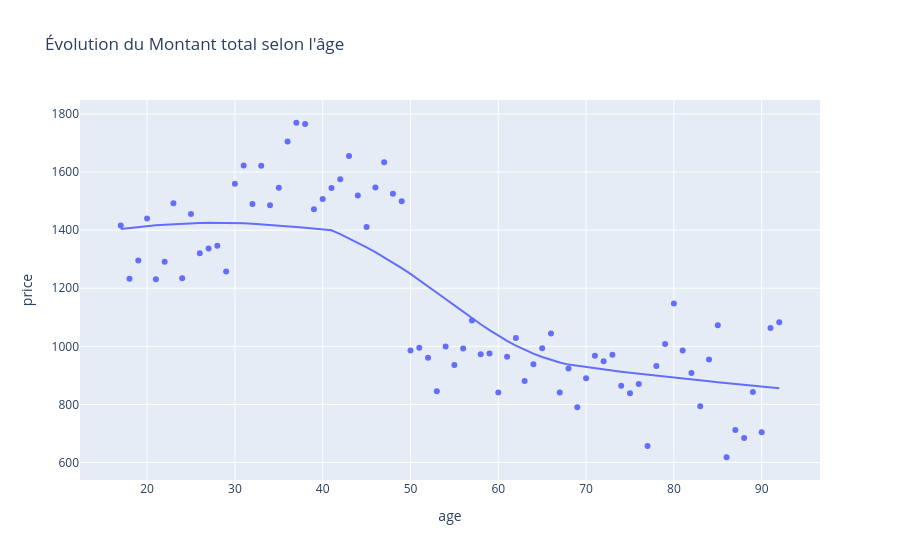

The cell this chart's notebook holds for it:
### Markdown cell above
On constate par le test D'AGOSTINO K² et l'histogramme que la distribution des valeurs age ne suivent pas une loi normale. P_value < 0.05

### Code cell
# Quanti - quanti
variables = ['price', 'session_id', 'panier_moyen']
titles = ['Montant Total', 'Fréquence d\'achat', 'Taille du Panier Moyen']
# Quanti - quanti
rho, p_value = stats.spearmanr(df_client['age'], df_client['price'])
print(f"--- Corrélation Âge vs montant total ---")
print(f"Coefficient de Spearman: {rho:.3f}")
print(f"P-value: {p_value:.3e}")

# Graphique rapide pour visualiser
fig = px.scatter(
    df_client.groupby('age')['price'].mean().reset_index(), 
        x='age', y='price', trendline="lowess",
        title=f"Évolution du Montant total selon l'âge")
fig.show()

### Figure 1 — Plotly figure (JSON) as saved in the notebook; plotly's stock layout.template omitted (floating-point values rounded to 4 significant figures)
{"data": [{"hovertemplate": "age=%{x}<br>price=%{y}<extra></extra>", "legendgroup": "", "marker": {"color": "#636efa", "symbol": "circle"}, "mode": "markers", "name": "", "orientation": "v", "showlegend": false, "type": "scatter", "x": [17, 18, 19, 20, 21, 22, 23, 24, 25, 26, 27, 28, 29, 30, 31, 32, 33, 34, 35, 36, 37, 38, 39, 40, 41, 42, 43, 44, 45, 46, 47, 48, 49, 50, 51, 52, 53, 54, 55, 56, 57, 58, 59, 60, 61, 62, 63, 64, 65, 66, 67, 68, 69, 70, 71, 72, 73, 74, 75, 76, 77, 78, 79, 80, 81, 82, 83, 84, 85, 86, 87, 88, 89, 90, 91, 92], "xaxis": "x", "y": [1416.0, 1232.0, 1296.0, 1440.0, 1231.0, 1291.0, 1492.0, 1234.0, 1456.0, 1321.0, 1337.0, 1346.0, 1258.0, 1560.0, 1623.0, 1490.0, 1622.0, 1486.0, 1546.0, 1705.0, 1770.0, 1765.0, 1472.0, 1507.0, 1546.0, 1575.0, 1655.0, 1519.0, 1410.0, 1547.0, 1634.0, 1525.0, 1500.0, 985.8, 995.0, 960.5, 845.5, 999.4, 935.4, 992.7, 1089.0, 972.8, 975.0, 840.8, 964.1, 1029.0, 880.9, 938.2, 993.8, 1044.0, 841.1, 924.0, 790.6, 889.9, 967.9, 948.5, 971.5, 864.4, 838.2, 870.4, 657.1, 932.4, 1008.0, 1148.0, 985.9, 908.1, 793.5, 954.7, 1073.0, 618.1, 711.9, 684.7, 843.2, 703.9, 1063.0, 1083.0], "yaxis": "y"}, {"hovertemplate": "<b>LOWESS trendline</b><br><br>age=%{x}<br>price=%{y} <b>(trend)</b><extra></extra>", "legendgroup": "", "marker": {"color": "#636efa", "symbol": "circle"}, "mode": "lines", "name": "", "showlegend": false, "type": "scatter", "x": [17, 18, 19, 20, 21, 22, 23, 24, 25, 26, 27, 28, 29, 30, 31, 32, 33, 34, 35, 36, 37, 38, 39, 40, 41, 42, 43, 44, 45, 46, 47, 48, 49, 50, 51, 52, 53, 54, 55, 56, 57, 58, 59, 60, 61, 62, 63, 64, 65, 66, 67, 68, 69, 70, 71, 72, 73, 74, 75, 76, 77, 78, 79, 80, 81, 82, 83, 84, 85, 86, 87, 88, 89, 90, 91, 92], "xaxis": "x", "y": [1404.0, 1408.0, 1411.0, 1414.0, 1417.0, 1419.0, 1421.0, 1423.0, 1424.0, 1425.0, 1425.0, 1425.0, 1425.0, 1424.0, 1423.0, 1422.0, 1420.0, 1418.0, 1416.0, 1413.0, 1411.0, 1408.0, 1406.0, 1403.0, 1400.0, 1386.0, 1372.0, 1357.0, 1341.0, 1324.0, 1307.0, 1288.0, 1269.0, 1249.0, 1229.0, 1207.0, 1185.0, 1163.0, 1141.0, 1119.0, 1097.0, 1076.0, 1056.0, 1037.0, 1019.0, 1003.0, 987.9, 974.7, 963.1, 953.1, 944.5, 937.1, 932.6, 928.2, 924.1, 920.1, 916.2, 912.5, 908.9, 905.4, 902.0, 898.6, 895.4, 892.1, 889.0, 885.9, 882.8, 879.7, 876.7, 873.7, 870.7, 867.7, 864.7, 861.7, 858.7, 855.7], "yaxis": "y"}], "layout": {"legend": {"tracegroupgap": 0}, "title": {"text": "Évolution du Montant total selon l'âge"}, "xaxis": {"anchor": "y", "domain": [0, 1], "title": {"text": "age"}}, "yaxis": {"anchor": "x", "domain": [0, 1], "title": {"text": "price"}}}}
